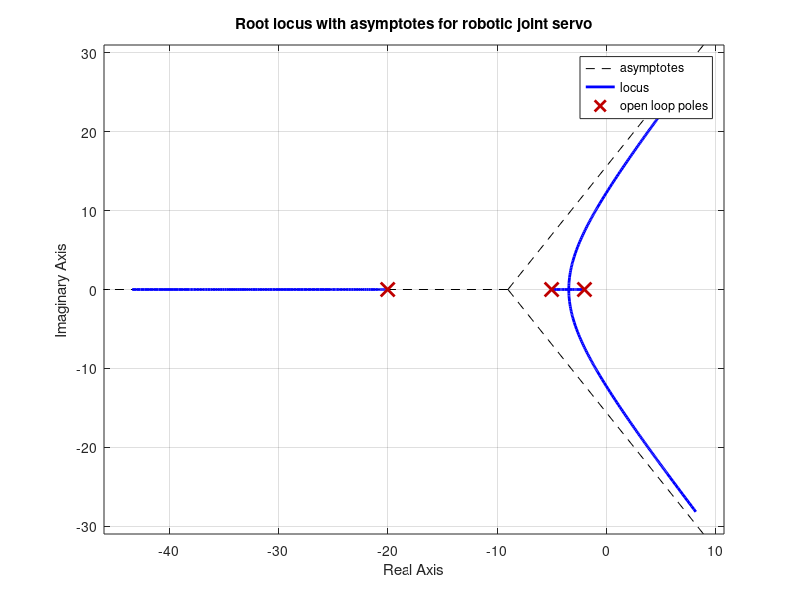

The MATLAB script that drew this image: (Note: this script raises an error after producing the figure.)
% MATLAB script: asymptotes and breakaway points
% Example open-loop transfer function for a robotic joint servo.
num = 1;                % no zeros
den = conv([1 2], conv([1 5], [1 20]));  % (s+2)(s+5)(s+20)

sys = tf(num, den);

% Root locus and automatic breakaway visualization
figure;
rlocus(sys); grid on;
title('Root locus with asymptotes for robotic joint servo');

% Asymptotes: poles and zeros
p = pole(sys);
z = zero(sys);

np = length(p);
nz = length(z);
qa = np - nz;
sigma_a = (sum(p) - sum(z)) / qa;
angles = (2*(0:qa-1) + 1) * pi / qa;

disp('Centroid sigma_a = ');
disp(sigma_a);
disp('Asymptote angles (deg) = ');
disp(angles * 180/pi);

% Breakaway candidates via symbolic toolbox
syms s K;
D = poly2sym(den, s);
N = poly2sym(num, s);

eqK = -D / N;
dKds = diff(eqK, s);
candidates = double(solve(dKds == 0, s));

disp('Real candidate breakaway points:');
for k = 1:length(candidates)
    if abs(imag(candidates(k))) < 1e-6
        fprintf('  s = %.4f\n', real(candidates(k)));
    end
end

% In Simulink, the same sys can be used in a feedback loop
% and the SISO Design Tool can display root locus interactively.
